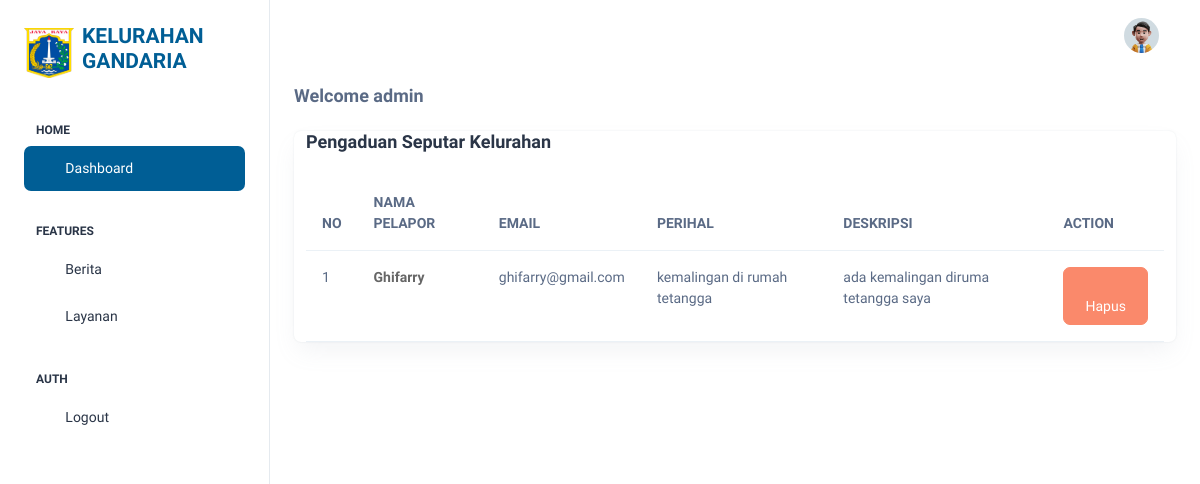
Page /admin/dashboard.php (signed in) on the committed database.
### tables this page shows
CREATE TABLE `pengaduan` (
  `id` int(11) NOT NULL,
  `nama` varchar(255) NOT NULL,
  `email` varchar(255) NOT NULL,
  `subjek` varchar(255) NOT NULL,
  `isi` text NOT NULL
);

### admin/dashboard.php (the view, shortened to what this page needs)
<?php
require './../config/authFunction.php';
$query = "SELECT * FROM pengaduan";
$getAllPengaduan = mysqli_query($conn, $query);
?>
<!doctype html>
<html lang="en">
<head>
    <link rel="stylesheet" href="assets/css/styles.min.css" />
</head>
<body>
    <div class="page-wrapper" id="main-wrapper" data-layout="vertical" data-navbarbg="skin6" data-sidebartype="full" data-sidebar-position="fixed" data-header-position="fixed">
        <?php require './component/sidebar.php'; ?>
        <div class="body-wrapper">
            <?php require './component/header.php'; ?>
            <div class="container-fluid">
                <h5 class="card-title fw-semibold mb-4">Welcome
                    <?= $_SESSION['nama'] ?>
                </h5>
                <div class="card">
                    <section class="intro">
                        <div class="gradient-custom-1 h-100">
                            <div class="mask d-flex align-items-center h-100">
                                <div class="container-fluid">
                                    <div class="row justify-content-center">
                                        <div class="col-12">
                                            <h5 class="card-title fw-semibold mb-4">Pengaduan Seputar Kelurahan</h5>
                                            <div class="table-responsive bg-white">
                                                <table class="table mb-0">
                                                    <thead>
                                                        <tr>
                                                            <th scope="col">NO</th>
                                                            <th scope="col">NAMA PELAPOR</th>
                                                            <th scope="col">EMAIL</th>
                                                            <th scope="col">PERIHAL</th>
                                                            <th scope="col">DESKRIPSI</th>
                                                            <th scope="col">ACTION</th>
                                                        </tr>
                                                    </thead>
                                                    <tbody>
                                                        <?php if (mysqli_num_rows($getAllPengaduan) > 0) : ?>
                                                            <?php
                                                            $no = 1;
                                                            foreach ($getAllPengaduan as $pengaduan) :
                                                            ?>
                                                                <tr>
                                                                    <td>
                                                                        <?= $no++ ?>
                                                                    </td>
                                                                    <th scope="row" style="color: #666666;">
                                                                        <?= $pengaduan['nama'] ?>
                                                                    </th>
                                                                    <td>
                                                                        <?= $pengaduan['email'] ?>
                                                                    </td>
                                                                    <td>
                                                                        <?= $pengaduan['subjek'] ?>
                                                                    </td>
                                                                    <td>
                                                                        <?= $pengaduan['isi'] ?>
                                                                    </td>
                                                                    <td>
                                                                        <a href="./process/deletePengaduan.php?id=<?= $pengaduan['id'] ?>" onclick="return confirm('Yakin Hapus Pengaduan ini?')" class="btn btn-danger"><i class="ti ti-trash"></i>
                                                                            Hapus</a>
                                                                    </td>
                                                                </tr>
                                                            <?php endforeach; ?>
                                                        <?php else : ?>
                                                            <tr>
                                                                <td colspan="5" class="text-center">Tidak ada data</td>
                                                            </tr>
                                                        <?php endif; ?>
                                                    </tbody>
                                                </table>
                                            </div>
                                        </div>
                                    </div>
                                </div>
                            </div>
                        </div>
                    </section>
                </div>
            </div>
        </div>
    </div>
</body>
</html>

### rows in the picture
pengaduan: nama "Ghifarry", email "ghifarry@gmail.com", subjek "kemalingan di rumah tetangga", isi "ada kemalingan diruma tetangga saya"

### other values in the picture
$_SESSION['nama'] "admin"
